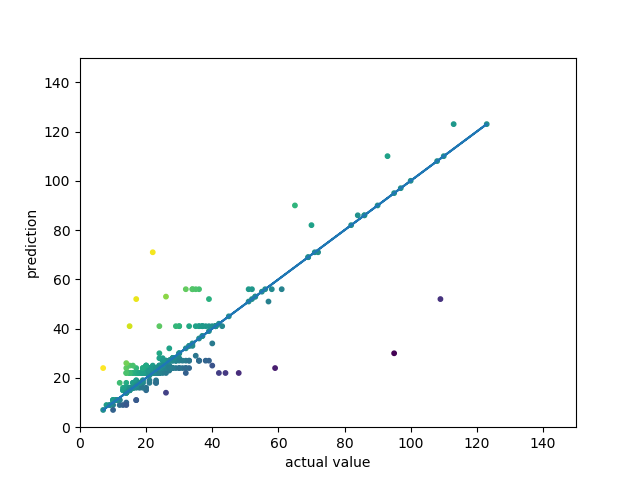
#> input picture tool/图像处理/new segement/bp.png, 640 x 480 px
$ python -i 'max region.py'   (imports and definitions only)
#> lines starting #> are read from the running program, lines starting #| are printed output that depends on the picture; after the words box and inside, x2 and y2 are one past the last pixel; in counts of white or black regions, pixels touching at a corner belong together
# coding:UTF-8
# 2018-10-5
# max region
# 最大区域生长法

import numpy as np
import os
import cv2
import datetime
__suffix = ["png", "jpg"]


# [109 lines left out: functions file, tranPic, crop, not called in this run]

def getThresh(img, thresh_value=None):
    img_w, img_h = img.shape
#> img_w = 480; img_h = 640

    mask = np.zeros((img.shape[0], img.shape[1]), np.uint8)

    # 中值滤波处理
    img_med = cv2.medianBlur(img, 5)
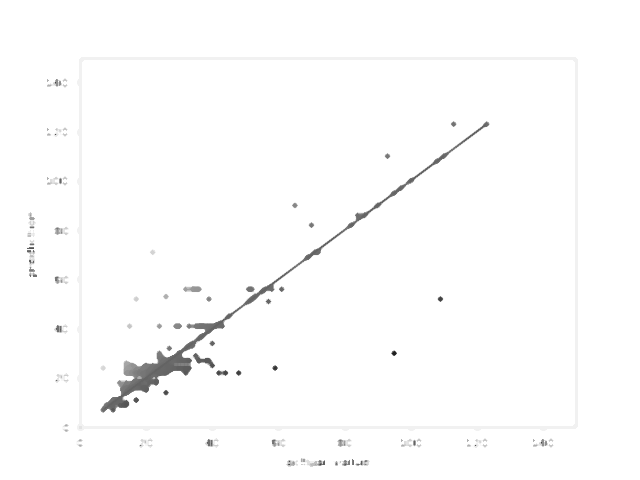
#> img_med: shape (480, 640); min 31, max 255, mean 252.5

    # 去噪, 腐蚀膨胀开运算
    kernel = np.zeros((7,7), np.uint8)
    thresh = cv2.morphologyEx(img_med, cv2.MORPH_OPEN, kernel)
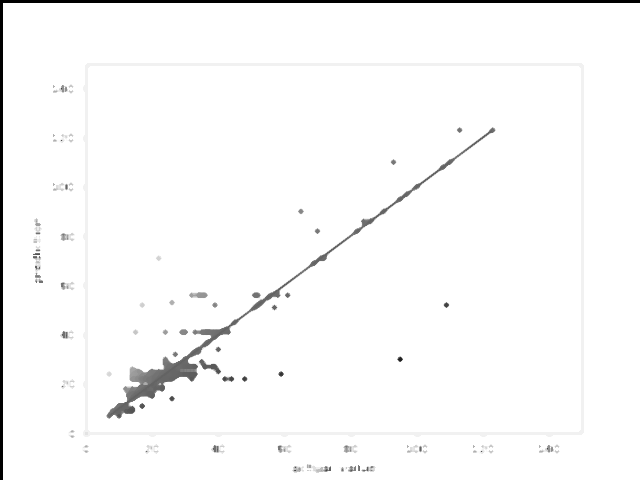
#> thresh: shape (480, 640); min 0, max 255, mean 249.8

    # 阈值
    if not thresh_value:
        sums = 0
        for i in range(img_w):
            for j in range(img_h):
                sums += thresh[i][j]
#> after the loop, sums = 76727470
        thresh_value = sums // (img_w * img_h) * 0.86
#> thresh_value = 214.1
    print("\nthresh_value: ",thresh_value)
#| thresh_value:  214.14

    # 模板，存储轮廓
    # 阈值
    ret, thresh = cv2.threshold(thresh , thresh_value, 255, cv2.THRESH_BINARY)
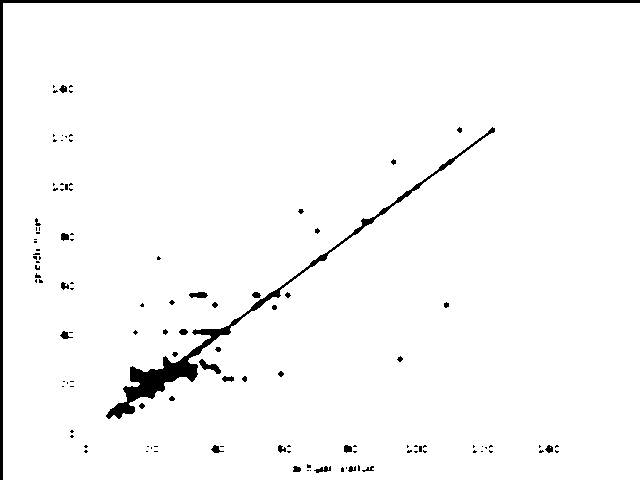
#> thresh: shape (480, 640); 97.2% white; 120 black regions (84 under 20 px), largest, box (x1, y1, x2, y2) and area: (106, 127, 495, 419) 3456, (0, 0, 640, 480) 3351, (199, 359, 221, 374) 136
#> ret = 214
    kernel = np.zeros((7,7), np.uint8)
    thresh = cv2.morphologyEx(thresh, cv2.MORPH_CLOSE, kernel) # 闭运算，封闭小黑洞
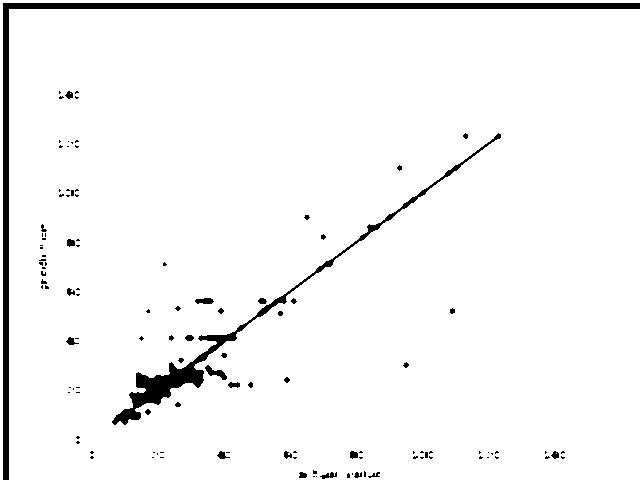
#> thresh: shape (480, 640); 96.1% white; 120 black regions (84 under 20 px), largest, box (x1, y1, x2, y2) and area: (3, 3, 640, 480) 6648, (112, 133, 501, 425) 3456, (205, 365, 227, 380) 136
    thresh = cv2.medianBlur(thresh, 5)
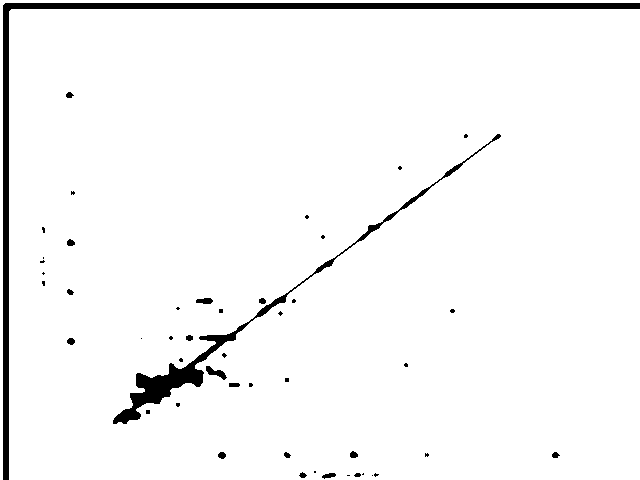
#> thresh: shape (480, 640); 96.4% white; 48 black regions (30 under 20 px), largest, box (x1, y1, x2, y2) and area: (3, 3, 640, 480) 6648, (113, 134, 501, 424) 3317, (206, 366, 227, 380) 127
    return thresh

# [64 lines left out: function maxRegionGrowing, not called in this run]


# [5 lines not run here, left out]

>>> import cv2
>>> picture = cv2.imread('new segement/bp.png', cv2.IMREAD_GRAYSCALE)
>>> result = getThresh(picture)
